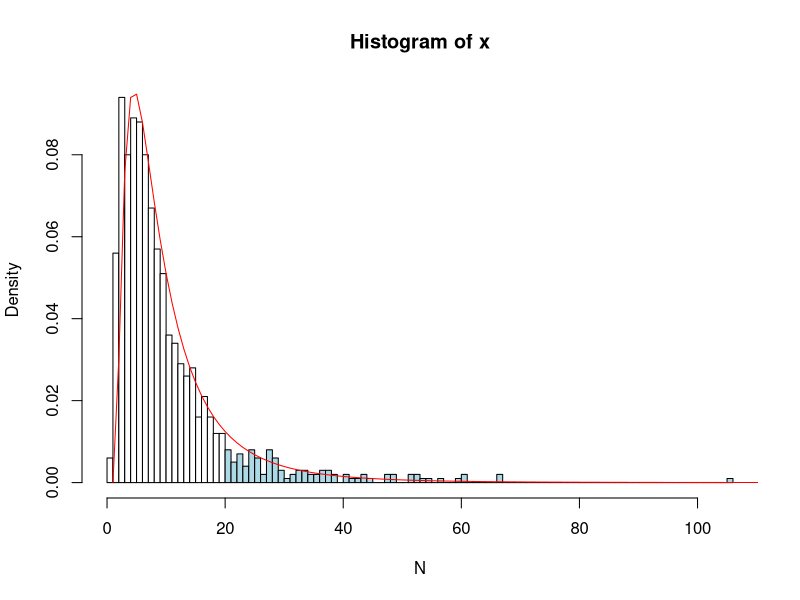

This chart was generated by the following R code: (Note: this script raises an error after producing the figure.)

#Question 1a) 
lognpars <- function(mn=1, sd=1) {
  ## Moment matching for the lognormal distn
  ## Formulas derived from H&H eqns (3.4.27-28, p58-59)
  ## and checked on Wikipedia
  c <- sd/mn
  alpha <- log(mn/sqrt(1 + c^2)) # mean of log(x)
  beta  <- sqrt(log(1 + c^2))    #  sd  of log(x)
  list(alpha=alpha, beta=beta)   # returned value
}

Lpars <- lognpars(10, 10)

## Get N samples
set.seed(123)
N <- 1000
x <- rlnorm(n=N, meanlog=Lpars$alpha, sdlog=Lpars$beta)

h <- hist(x, breaks= 100, plot=FALSE);
b <- cut(1, h$breaks);
clr <- ifelse(h$breaks < 20, "white", "lightblue")[-length(h$breaks)]
hist(x, col=clr, breaks=100, freq=FALSE, xlab = 'N') 
lines(dlnorm(0:1000, meanlog = Lpars$alpha, sdlog = Lpars$beta, log = FALSE), col="red")

#THIS WORKS!!! Calculates percent error. 
true <- 1 - plnorm(20, mean = Lpars$alpha, sd = Lpars$beta, log = FALSE)
xtest <- sum(x>20)/length(x)

abs(((xtest-xtrue)/xtrue)*100) #Answer to Question 1b compare integral to sum f samples. 

################################################################################
#How many licks to the center of the lolly pop
sequ = seq(20, 10000, by = 1)

d <- sum(dlnorm(20:5000, mean = Lpars$alpha, sd = Lpars$beta, log = FALSE)) #Dependent on interval BLAH
p <- 1 - plnorm(20, mean = Lpars$alpha, sd = Lpars$beta, log = FALSE)
q <- qlnorm(p, mean = Lpars$alpha, sd = Lpars$beta, log = FALSE, lower.tail=FALSE)

error <- rep(NA, length(sequ))
error2 <- rep(NA, length(sequ))
xtrue = p
j <- 0

for (i in sequ) {
  j <- j + 1
  N <- i
  x <- rlnorm(n=N, meanlog=Lpars$alpha, sdlog=Lpars$beta)
  
  xtest <- sum(x>20)/length(x)
  error[j] <- ((xtest-xtrue)/xtrue)*100
}

sensor1 <- data.frame(y=error, t=as.numeric(seq(1, length(error))))
sensor2 <- data.frame(y=abs(error), t=as.numeric(seq(1, length(error2))))

ggplot() + 
  geom_point(aes(sensor1$t, sensor1$y))+
  theme_classic()+
  geom_hline(yintercept = 1, size=0.5, color="lightgrey")+
  geom_hline(yintercept = -1, size=0.5, color="lightgrey")+
  labs(x="Length of N", y="Percent Error (%)", title="How many licks")

#fit <- nls(y ~ SSasymp(t, yf, y0, log_alpha), data = sensor2) #Doesnt work for super large data sets could cut it down
#ym <- augment(fit)
min(ym$.fitted) #last known intercept

#qplot(t, y, data = augment(fit), alpha=0.2) + geom_line(aes(y = .fitted), col='red') + theme_classic()

################################################################################

quant <- matrix(c(0.25, 0.75,0.025,0.98), nrow = 2)
errors <- matrix(c(NA, NA, NA, NA), nrow = 2)

for (i in 1:2) 
  {
  q25 <- qlnorm(quant[1, i], mean = Lpars$alpha, sd = Lpars$beta, log = FALSE, lower.tail=FALSE) #gives the number knowing the area
  q75 <- qlnorm(quant[2 ,i], mean = Lpars$alpha, sd = Lpars$beta, log = FALSE, lower.tail=FALSE) #gives the number knowing the area
  
  xtrue25 <- 1 - plnorm(q25, mean = Lpars$alpha, sd = Lpars$beta, log = FALSE, lower.tail=FALSE) #gives the area under the curve, check tails
  xtrue75 <- 1 - plnorm(q75, mean = Lpars$alpha, sd = Lpars$beta, log = FALSE) #gives the area under the curve
  
  xtest25 <- sum(x<q25)/length(x)
  xtest75 <- sum(x>q75)/length(x)
  
  errors[i,1] <- abs((xtest25-xtrue25)/xtrue25)*100
  errors[i,2] <- abs((xtest75-xtrue75)/xtrue75)*100
  }

#ANSWER: I get that the errors are different. But very similar

################################################################################
#EXCERSISE 3
x <- rlnorm(n=N, mean=10, sd=2)

rate <- 2
shape <- 10

xlog <- dlnorm(1:1000, mean = 10, sd = 2, log = FALSE)
xgamma <- dgamma(1:1000, shape=10, rate = 2, log = FALSE) #Probs wrong

hist(xlog, breaks=100, xlim=c(0, 1e-04))
hist(xgamma, breaks=1000, xlim=c(0, 0.01))

#mean, should equal 10
#E(X) = a*s 
#variance 
#Var(X) = a*s^2.







################################################################################

#EXCERSISE 2
#x is the same as the x above. N = 1000
f = 10*(x^2) - x^3
hist(f, col=clr, breaks=300, freq=FALSE, xlab = 'X', xlim=c(-1e+05, 1e+05))

h <- hist(f, breaks= 100, plot=FALSE);
b <- cut(1, h$breaks);
clr <- ifelse(h$breaks < 20, "white", "lightblue")[-length(h$breaks)]
hist(f, col=clr, breaks=100, freq=FALSE, xlab = 'N', xlim=c(-1e+05, 1e+05)) 
#lines(dlnorm(0:1000, mean = mean(f), sd = sd(f), log=FALSE), col="red", xlim=c(-1e+05, 1e+05))

quant <- 1 - plnorm(100, mean = mean(f), sd = sd(f), lower.tail=FALSE) #gives the area under the curve
area <- qlnorm(quant, mean = mean(f), sd = sd(f)) #gives the number knowing the area, checking answer

#ANSWER: The chance F is greater than 100 is 55% given by the quant variable. The expected value of f is the most likely value of
#f which is the mode or more complicatedly
densityf <- dlnorm(1:1000, mean = mean(f), sd = sd(f)) #gives the area under the curve

f[densityf == max(densityf)] #Most likely value of f
median(f)
#Answer: 109.44 is the most likely value of f. I could be messing my initial dlnorm up though. 
#Compared to the median this is not too far off. Mean is no good because of skewness

#densityf <- max(densityf)
#areaf <- plnorm(densityf, mean = mean(f), sd = sd(f))
#fvalue <- qlnorm(areaf, mean = mean(f), sd = sd(f)) #this just returns the density not the value
#I want the inverst of dlnorm!


################################################################################
##Land of lost code
#This would be a fine time for a while loop

x2 <- x
x2[x<20] <- NA

hist(x, breaks = 100, col = 'white', freq=FALSE)
lines(density(x),col="red")
hist(x2, col = 'lightblue', freq=FALSE, add=TRUE, breaks = 100)

#a) Use the samples to find the probability that the next sample x will be greater than 20
#because each sample is independent 
sum(x>20)/length(x)

plnorm(q, meanlog = 0, sdlog = 1, lower.tail = TRUE, log.p = FALSE)

h <- hist(x, breaks= 100, plot=FALSE);
b <- cut(1, h$breaks);
clr <- ifelse(h$breaks < 20, "white", "lightblue")[-length(h$breaks)]
hist(x, col=clr, breaks=100, freq=FALSE)
lines(density(x),col="red")

x2 <- h$density
sum(x2[x>20], na.rm=TRUE) #This might not be right becaue its binned into 100 
x2 <- h$counts
sum(x2[x>20], na.rm=TRUE)/length(x) #This might not be right but same
#plot(h, col=clr);

plnorm(q, meanlog = 0, sdlog = 1, lower.tail = TRUE, log.p = FALSE)

#Another way to do it
xtest <- h$counts
sum(xtest[x>20], na.rm=TRUE)/length(x) #This might not be right but same
sum(x>20)/length(x) #upset this does not match

#plnorm(0.94, meanlog = Lpars$alpha, sdlog = Lpars$beta, lower.tail = TRUE, log.p = FALSE)


Lpars <- lognpars(10, 10)
set.seed(123)
error <- rep(NA, length(10:1000))
j <- 0 
for (i in 10:1000) {
  j <- j + 1
  N <- i
  x <- rlnorm(n=N, meanlog=Lpars$alpha, sdlog=Lpars$beta)
  
  xtest <- sum(x>20)/length(x)
  xtrue <- dlnorm(0:i, meanlog = Lpars$alpha, sdlog = Lpars$beta, log = FALSE)
  xtrue <- sum(xtrue[x>20]) #This is what it should be, now do this until it reached less than 1%
  
  error[j] <- (abs(xtrue-xtest)/xtrue)
}

logit <- function(p) log(p/(1 - p))
expit <- function(x) 1/(1 + exp(-x))  

#Comparing integrated values to one another
xtrue <- dlnorm(0:1000, meanlog = Lpars$alpha, sdlog = Lpars$beta, log = FALSE)
sum(xtrue[x>20]) #This is what it should be, now do this until it reached less than 1%
xtest <- sum(x>20)/length(x)
xtest

plot(pnorm(dlnorm(0:1000, meanlog = Lpars$alpha, sdlog = Lpars$beta, log = TRUE)))
cdf <- pnorm(dlnorm(0:1000, meanlog = Lpars$alpha, sdlog = Lpars$beta, log = FALSE))
sum(cdf[x>20])

# What is the Z-score of the 96th quantile of the normal distribution? Chance it lies outside of the mean. Good for part c
qnorm(.25, upper.tail = TRUE) #set mean and standard dev. to be log normal distribution. 
qnorm(.75, mean= Lpars$alpha, sd=Lpars$beta,) #set mean and standard dev. to be log normal distribution. Not quit
qnorm(0.95, mean= Lpars$alpha, sd=Lpars$beta, log = FALSE)
#integrate(dnorm, mean= Lpars$alpha, sd=Lpars$beta, log = FALSE, 20, Inf)$value
#integrate(dnorm(0:10), mean = Lpars$alpha, sd = Lpars$beta, log = FALSE, -Inf, Inf); #I could intigrate it the old fationed way
#integrate(dnorm, mean= Lpars$alpha, sd=Lpars$beta, log = FALSE, 20, Inf)$value
#integrate(dnorm, mean= Lpars$alpha, sd=Lpars$beta, log = FALSE, lower= 20, upper= Inf, abs.tol = 0)$value
#integrate(Vectorize(dnorm), mean= Lpars$alpha, sd=Lpars$beta, vec = 0:10, log = FALSE, -1.96, 1.96)
#d <- dlnorm(seq(20,100, by=0.1), mean = Lpars$alpha, sd = Lpars$beta, log = FALSE)
#d <- dlnorm(20:1000, mean = Lpars$alpha, sd = Lpars$beta, log = FALSE) #Dependent on interval BLAH
#qnorm(d, lower.tail = FALSE)
#pnorm(d, lower.tail=FALSE)
#plnorm(0.94, meanlog = Lpars$alpha, sdlog = Lpars$beta, lower.tail = TRUE, log.p = FALSE)

#xtest <- h$density
#sum(xtest[x>20], na.rm=TRUE) #This might not be right becaue its binned into 100

theta.0 <- min(data.df$y) * 0.5  

# Estimate the rest parameters using a linear model
model.0 <- lm(log(y - theta.0) ~ x, data=data.df)  
alpha.0 <- exp(coef(model.0)[1])
beta.0 <- coef(model.0)[2]

# Starting parameters
start <- list(alpha = alpha.0, beta = beta.0, theta = theta.0)
start

#plot(error)
#I need to find a way to measure the error of the rnnorm to the plnorm then loop it upwards t see how many samples it takes
#nls(y ~ yf + (y0 - yf) * exp(-alpha * t),  #Believe I'm running this to set starting parameters. Gives an error because they are bad
#    data=sensor1,
#    start = list(y0 = 30, yf = 4 , alpha = 1)) 

alpha = -5.560
yf = 6.093
y0 = 28.858
t = sensor1$t
(y0-yf) * exp(alpha * t)

#hist(x, breaks=100)
#lines(xlog, col="red")
#hist(x, breaks=100)
#lines(xgamma, col="red")
#hist(x, breaks=100, xlim = c(0, 1e06))
#hist(xgamma, breaks=1000, xlim=c(0, 0.01))

#h <- hist(x, breaks=100, plot=FALSE) 
#xfit<-seq(min(x),max(x),length=1000)
#yfit<-dlnorm(xfit, mean=10, sd=2, log = FALSE)
#gfit<-dgamma(xfit,shape=10, rate = 2)
#yfit <- yfit*diff(h$mids[1:2])*length(x)

#hist(x, breaks=100, col="white", xlab="Random Numbers", main="Histogram with Log-Normal Curve", xlim = c(0, 2e06))
#lines(xfit, yfit, col="red", lwd=1)
#lines(xfit, gfit, col="blue", lwd=1)
#plot1 <- ggplot() + 
#  geom_line(aes(x, xgamma), col = 'grey69') + 
#  geom_line(aes(x, xlog), col='black') + 
#  theme_classic()

#plot2 <- ggplot() + 
#  geom_line(aes(x, xgamma2), col='black') + 
#  geom_line(aes(x, xlog2), col='grey69') + 
#  theme_classic()
#grid.arrange(plot1, plot2, ncol=2)

#######################################################################################








